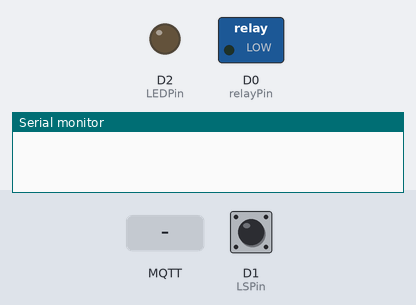
Recording of a sketch running on a simulated ESP8266 (NodeMCU). Shown: switched loads named in the sketch (green lamp = pin HIGH), output pins drawn as LEDs (lit = HIGH), the last lines printed to the serial monitor. Inputs (shaded band) come from the test bench; at power-on: D1 (LSPin) HIGH. WiFi joins after 1.5 s; servers stay silent unless stated; no MQTT or app messages arrive unless stated.

Above: at 1.2 s.
1.3 s: MQTT message "1" arrives on the first subscribed topic
At 1.9 s:
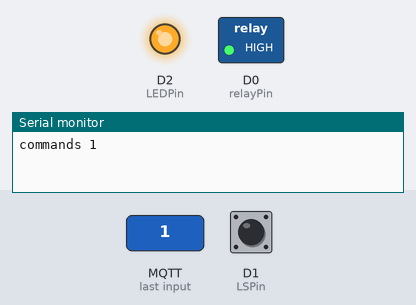
2.8 s: MQTT message "0" arrives on the first subscribed topic
At 4.2 s:
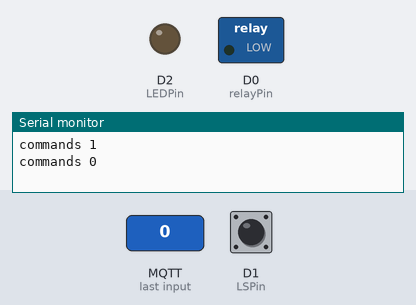
Timing chart, 0 to 5.8 s (numbered marks = the images above; inputs shaded):
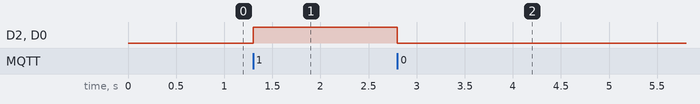

Measured:
- after the input at 1.3 s, D2 (LEDPin), D0 (relayPin): LOW → HIGH at once
- after the input at 2.8 s, D2 (LEDPin), D0 (relayPin): HIGH → LOW at once

The sketch:

EX7-5.ino
```cpp
#include <ESP8266WiFi.h>
#include <PubSubClient.h>
#define relayPin  D0
#define LSPin     D1
#define LEDPin    D2
const char* ssid = "mayandtclin";
const char* password = "46101222";
const char* mqttServer = "192.168.1.105";
const int maxDebounce = 100;
int   debounce = 0;
bool  currentStatus = HIGH;
WiFiClient wifiClient1;
PubSubClient mqttClient1(wifiClient1);
void receivedCMD(char* topic, byte* payload, unsigned int noChar) {
  char *response;
  char CMD = (char) payload[0];
  Serial.print(topic);
  Serial.print(" ");
  Serial.println(CMD);
  if ( CMD == '1') {
    digitalWrite(LEDPin, HIGH);
    digitalWrite(relayPin, HIGH);
    response = "ok 1";
  }
  else if ( CMD == '0')  {
    digitalWrite(LEDPin, LOW);
    digitalWrite(relayPin, LOW);
    response = "ok 0";
  }
  else {
    response = "Not ok";
  }
  mqttClient1.publish("ack", response);
}
void setup() {
  pinMode(relayPin, OUTPUT);
  pinMode(LEDPin, OUTPUT);
  pinMode(LSPin, INPUT_PULLUP);
  Serial.begin(9600);
  WiFi.begin(ssid, password);
  mqttClient1.setServer(mqttServer, 1883);
  mqttClient1.setCallback(receivedCMD);
}
void loop() {
  while( !mqttClient1.connected()) {
    mqttClient1.connect("ESP8266");
    mqttClient1.subscribe("commands");
  }
  mqttClient1.loop();
  bool reading = digitalRead(LSPin);
  if ( reading == currentStatus && debounce > 0 ) debounce--;
  if ( reading != currentStatus) debounce++;
  if (debounce > maxDebounce) {
    debounce = 0;
    digitalWrite(relayPin, LOW);
    digitalWrite(LEDPin, LOW);
    delay(500);
    mqttClient1.publish("ack", "0");
  }
}
```
